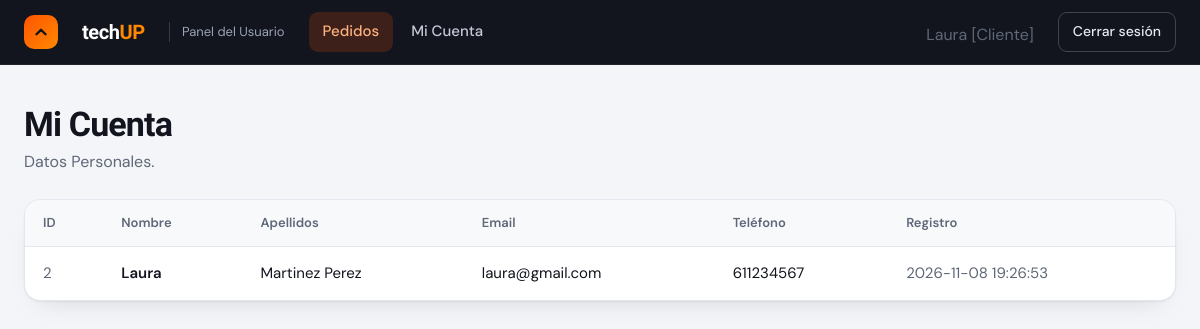
Screenshot of /index.php?entity=usuario&action=show&id=2&rol=1 (signed in) with the database file from the repository.
### tables this page shows
CREATE TABLE usuarios (
    id_usuario INT UNSIGNED AUTO_INCREMENT PRIMARY KEY,
    nombre VARCHAR(80) NOT NULL,
    rol TINYINT NOT NULL COMMENT '0: Administrador, 1: Usuario',
    contrasenia VARCHAR(80) NOT NULL,
    apellidos VARCHAR(120) NOT NULL,
    email VARCHAR(150) NOT NULL UNIQUE,
    telefono VARCHAR(20),
    fecha_registro DATETIME NOT NULL DEFAULT CURRENT_TIMESTAMP
);

### controller/CUsuario.php (called while the page is built, shortened)
<?php
require_once __DIR__ . "/../model/MUsuario.php";
class CUsuario{
    private $model;
    function __construct(){
        $this->model=new MUsuario();
    }
    function show($id,$rol){
        $usuario=$this->model->getUsuario($id);
        require __DIR__ .  "/../view/usuarios/VUsuarioCuenta.php";
    }
}
?>

### index.php (called while the page is built, shortened)
<?php
CDestino::enrutar();

### db/Conectar.php (called while the page is built)
<?php
class ConexionBD{
    public static function conectar(){
        $conexion = new mysqli("127.0.0.1","root","","tienda_informatica");
        $conexion -> query("SET NAMES 'UTF8' ");
        return $conexion;
    }
}

### model/MUsuario.php (called while the page is built, shortened)
<?php
class MUsuario{
    private $db;
    function __construct(){
        $this->db=ConexionBD::conectar();
    }
    function getUsuario($id){
        $query=$this->db->prepare("SELECT * from usuarios where id_usuario=?;");
        $query->bind_param("i",$id);
        $query->execute();
        $result=$query->get_result();
        return $result->fetch_all(MYSQLI_ASSOC);
    }
}
?>

### view/usuarios/VUsuarioCuenta.php (the view, shortened to what this page needs)
<!DOCTYPE html>
<html lang="es">
<head>
    <link rel="stylesheet" href="view/styles.css">
</head>
<body>
    <header class="topbar">
        <div class="topbar-inner">
                <span class="brand-mark" aria-hidden="true"><svg width="18" height="18" viewBox="0 0 24 24" fill="none"
                        stroke="#12151e" stroke-width="3.2" stroke-linecap="round" stroke-linejoin="round">
                        <path d="M6 15l6-6 6 6" />
                    </svg></span>
                <span class="brand-name">tech<b>UP</b></span>
                <span class="brand-tag">Panel del Usuario</span>
            <nav class="nav" aria-label="Secciones">
                <a href="?entity=pedido&amp;action=index&amp;rol=1&amp;id=<?= $_SESSION["id"] ?>" class="is-active"
                    aria-current="page">Pedidos</a>
                <a href="?entity=usuario&amp;action=show&amp;id=<?= $_SESSION["id"] ?>&amp;rol=1">Mi Cuenta</a>
            </nav>
            <span class="page-sub">  <?= $_SESSION["nombre"] ?>
                <?php
                if ($_SESSION['rol'] == 0) {
                    echo "[Administrador]";
                } else {
                    echo "[Cliente]";
                }
                ?>
            </span>
            <a class="logout" href="?entity=login&amp;action=index">Cerrar sesión</a>
        </div>
    </header>
    <main class="page">
        <div class="page-head">
            <div>
                <h1>Mi Cuenta</h1>
                <p class="page-sub">Datos Personales.</p>
            </div>
        </div>
        <div class="panel table-wrap">
            <table class="table">
                <thead>
                    <tr>
                        <th scope="col">ID</th>
                        <th scope="col">Nombre</th>
                        <th scope="col">Apellidos</th>
                        <th scope="col">Email</th>
                        <th scope="col">Teléfono</th>
                        <th scope="col">Registro</th>
                    </tr>
                </thead>
                <tbody>
                    <?php
                    foreach ($usuario as $datos) {
                        echo "<tr>";
                        echo "<td class='muted'>" . $datos['id_usuario'] . "</td>";
                        echo "<td class='strong'>" . $datos['nombre'] . "</td>";
                        echo "<td>" . $datos['apellidos'] . "</td>";
                        echo "<td>" . $datos['email'] . "</td>";
                        echo "<td>" . $datos['telefono'] . "</td>";
                        echo "<td class='muted'>" . $datos['fecha_registro'] . "</td>";
                        echo "</tr>";
                    }
                    ?>
                </tbody>
            </table>
        </div>
    </main>
</body>
</html>

### view/styles.css (style rules this page uses)
:root { --bg: #F4F5F8; --surface: #ffffff; --surface-2: #F8F9FB; --ink: #12151e; --muted: #5f6878; --line: #e3e6ee; --brand: #FF5500; --brand-2: #FF8800; --brand-text: #C2410C; --graphite: #12151e; --graphite-2: #1c202b; --danger: #b42318; --shadow: 0 1px 2px rgba(18, 21, 30, .05), 0 12px 28px -16px rgba(18, 21, 30, .18); --pendiente-fg: #8a5a00; --pendiente-bg: rgba(245, 166, 35, .18); --pagado-fg: #1d4ed8; --pagado-bg: rgba(59, 130, 246, .13); --enviado-fg: #6d28d9; --enviado-bg: rgba(139, 92, 246, .14); --entregado-fg: #13703a; --entregado-bg: rgba(34, 197, 94, .16); --cancelado-fg: #b42318; --cancelado-bg: rgba(239, 68, 68, .13); --admin-fg: #C2410C; --admin-bg: rgba(255, 85, 0, .12); --user-fg: #475467; --user-bg: rgba(100, 116, 139, .14); color-scheme: light dark; }
*, *::before, *::after { box-sizing: border-box; }
html { -webkit-text-size-adjust: 100%; }
body { margin: 0; background: var(--bg); color: var(--ink); font: 400 16px/1.55 "DM Sans", system-ui, "Segoe UI", Roboto, sans-serif; -webkit-font-smoothing: antialiased; }
h1, h2, h3, legend, .brand-name, .auth-slogan { font-family: "Sora", "DM Sans", system-ui, sans-serif; }
a { color: inherit; }
.topbar { position: sticky; top: 0; z-index: 50; background: var(--graphite); color: #fff; border-bottom: 1px solid rgba(255, 255, 255, .06); }
.topbar-inner { max-width: 1200px; margin: 0 auto; padding: 0 24px; height: 64px; display: flex; align-items: center; gap: 24px; }
.brand-mark { width: 34px; height: 34px; border-radius: 10px; display: grid; place-items: center; background: linear-gradient(135deg, var(--brand), var(--brand-2)); }
.brand-name { font-weight: 700; font-size: 20px; letter-spacing: -.02em; }
.brand-name b { color: var(--brand-2); font-weight: 700; }
.brand-tag { font-size: 13px; color: #9aa3b5; padding-left: 12px; border-left: 1px solid rgba(255, 255, 255, .16); }
.nav { display: flex; gap: 4px; flex: 1; min-width: 0; overflow-x: auto; scrollbar-width: none; }
.nav a { padding: 8px 14px; border-radius: 9px; text-decoration: none; color: #c3c9d6; font-weight: 500; font-size: 15px; white-space: nowrap; transition: background .15s, color .15s; }
.nav a.is-active { background: rgba(255, 85, 0, .18); color: #FFB27F; }
.logout { flex-shrink: 0; padding: 8px 14px; border: 1px solid rgba(255, 255, 255, .2); border-radius: 9px; text-decoration: none; color: #e6e9f0; font-size: 14px; font-weight: 500; transition: background .15s; }
.page { max-width: 1200px; margin: 0 auto; padding: 40px 24px 80px; }
.page-head { display: flex; align-items: flex-end; justify-content: space-between; flex-wrap: wrap; gap: 16px; margin-bottom: 24px; }
.page-head h1 { margin: 0; font-size: clamp(26px, 3.2vw, 34px); line-height: 1.15; letter-spacing: -.025em; }
.page-sub { margin: 6px 0 0; color: var(--muted); }
.panel { background: var(--surface); border: 1px solid var(--line); border-radius: 16px; box-shadow: var(--shadow); }
.table-wrap { overflow-x: auto; }
.table { width: 100%; border-collapse: collapse; font-size: 15px; }
.table th { padding: 13px 18px; text-align: left; white-space: nowrap; font-size: 13px; font-weight: 600; color: var(--muted); background: var(--surface-2); border-bottom: 1px solid var(--line); }
.table td { padding: 15px 18px; vertical-align: middle; border-bottom: 1px solid var(--line); }
.table tbody tr:last-child td { border-bottom: 0; }
.table .muted { color: var(--muted); }
.table .strong { font-weight: 600; }

### rows the page displays
usuarios: id_usuario "2", nombre "Laura", apellidos "Martinez Perez", email "laura@gmail.com", telefono "611234567", fecha_registro "2026-11-08 19:26:53"

### other values shown
$_SESSION["nombre"] "Laura"
